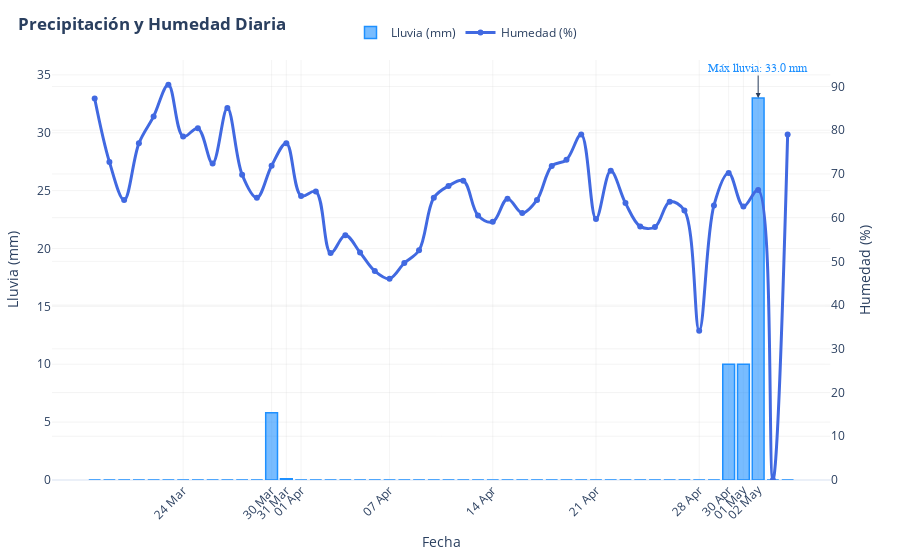

Here is the notebook cell this chart was saved with:
### Code cell
def make_rain_humidity_figure(df_rain: pd.Series, df_hum: pd.Series) -> go.Figure:
    # Aseguramos que ambos índices coincidan: unimos en un único DataFrame
    df = pd.concat([df_rain.rename('rain'), df_hum.rename('hum')], axis=1)

    # Creamos figura con eje secundario
    fig = make_subplots(specs=[[{"secondary_y": True}]])

    # Ticks de lluvia sólo donde hay precipitación
    rain_non_zero = df['rain'][df['rain'] > 0].index

    # 2) Primer día de cada mes en el rango
    months = pd.date_range(start=df.index.min().replace(day=1),
                        end=df.index.max(),
                        freq='MS')

    # 3) Un día por semana (p.ej. siempre lunes)
    weeks = pd.date_range(start=df.index.min(), end=df.index.max(), freq='W-MON')

    # Unimos y ordenamos
    tick_vals = sorted(set(rain_non_zero) | set(months) | set(weeks))

    # Y formateamos el texto (puedes ajustarlo a tu gusto)
    tick_text = [d.strftime('%d %b') for d in tick_vals]

    # 1) Trace de lluvia (barras)
    fig.add_trace(
        go.Bar(
            x=df.index,
            y=df['rain'],
            name="Lluvia (mm)",
            width=0.8 * 24*60*60*1000,
            marker=dict(
                color="rgba(30,144,255,0.6)",
                line=dict(color="rgba(30,144,255,1)", width=1.5)
            ),
            hovertemplate="%{x|%d %b %Y}<br><b>%{y:.1f} mm</b><extra></extra>"
        ),
        secondary_y=False
    )

    # 2) Trace de humedad (línea + markers)
    fig.add_trace(
        go.Scatter(
            x=df.index,
            y=df['hum'],
            name="Humedad (%)",
            mode="lines+markers",
            line=dict(color="#4169E1", width=3, shape="spline"),
            marker=dict(size=6),
            hovertemplate="%{x|%d %b %Y}<br><b>%{y:.0f} %</b><extra></extra>"
        ),
        secondary_y=True
    )

    # 3) Anotaciones de máximos y mínimos
    # Lluvia máximo
    rain_max_date = df['rain'].idxmax()
    rain_max_val  = df['rain'].max()
    fig.add_annotation(
        x=rain_max_date, y=rain_max_val,
        text=f"Máx lluvia: {rain_max_val:.1f} mm",
        showarrow=True, arrowhead=2, ax=0, ay=-30,
        font=dict(size=12, family="Arial", color="#1E90FF"),
        secondary_y=False
    )
    

    

    # 5) Layout y ejes
    fig.update_layout(
        title=dict(text="<b>Precipitación y Humedad Diaria</b>", x=0.02, xanchor="left"),
        template="plotly_white",
        margin=dict(l=30, r=20, t=60, b=40),
        hovermode="x unified",
        bargap=0.2,
        legend=dict(orientation="h", y=1.1, x=0.5, xanchor="center")
    )
    fig.update_xaxes(
        title_text="Fecha",
        showgrid=True,
        gridcolor="rgba(200,200,200,0.2)",
        tickangle=-45,
        tickmode="array",
        tickvals=tick_vals,
        ticktext=tick_text,
        ticklabelmode="period"
    )
    fig.update_yaxes(
        title_text="Lluvia (mm)",
        showgrid=True,
        gridcolor="rgba(200,200,200,0.2)",
        rangemode='tozero',  # Aseguramos que el eje empieza en 0
        secondary_y=False
    )
    fig.update_yaxes(
        title_text="Humedad (%)",
        showgrid=True,
        gridcolor="rgba(200,200,200,0.2)",
        rangemode='tozero',  # Aseguramos que el eje empieza en 0
        secondary_y=True
    )


    return fig

rain_hum_fig = make_rain_humidity_figure(df_rain_daily, df_hum_daily)
rain_hum_fig.show()

### Figure 1 — Plotly figure (JSON) as saved in the notebook; plotly's stock layout.template omitted (floating-point values rounded to 4 significant figures)
{"data": [{"hovertemplate": "%{x|%d %b %Y}<br><b>%{y:.1f} mm</b><extra></extra>", "marker": {"color": "rgba(30,144,255,0.6)", "line": {"color": "rgba(30,144,255,1)", "width": 1.5}}, "name": "Lluvia (mm)", "type": "bar", "width": 69120000.0, "x": ["2025-03-18T00:00:00", "2025-03-19T00:00:00", "2025-03-20T00:00:00", "2025-03-21T00:00:00", "2025-03-22T00:00:00", "2025-03-23T00:00:00", "2025-03-24T00:00:00", "2025-03-25T00:00:00", "2025-03-26T00:00:00", "2025-03-27T00:00:00", "2025-03-28T00:00:00", "2025-03-29T00:00:00", "2025-03-30T00:00:00", "2025-03-31T00:00:00", "2025-04-01T00:00:00", "2025-04-02T00:00:00", "2025-04-03T00:00:00", "2025-04-04T00:00:00", "2025-04-05T00:00:00", "2025-04-06T00:00:00", "2025-04-07T00:00:00", "2025-04-08T00:00:00", "2025-04-09T00:00:00", "2025-04-10T00:00:00", "2025-04-11T00:00:00", "2025-04-12T00:00:00", "2025-04-13T00:00:00", "2025-04-14T00:00:00", "2025-04-15T00:00:00", "2025-04-16T00:00:00", "2025-04-17T00:00:00", "2025-04-18T00:00:00", "2025-04-19T00:00:00", "2025-04-20T00:00:00", "2025-04-21T00:00:00", "2025-04-22T00:00:00", "2025-04-23T00:00:00", "2025-04-24T00:00:00", "2025-04-25T00:00:00", "2025-04-26T00:00:00", "2025-04-27T00:00:00", "2025-04-28T00:00:00", "2025-04-29T00:00:00", "2025-04-30T00:00:00", "2025-05-01T00:00:00", "2025-05-02T00:00:00", "2025-05-03T00:00:00", "2025-05-04T00:00:00"], "xaxis": "x", "y": [0, 0, 0, 0, 0, 0, 0, 0, 0, 0, 0, 0, 5.8, 0.1, 0, 0, 0, 0, 0, 0, 0, 0, 0, 0, 0, 0, 0, 0, 0, 0, 0, 0, 0, 0, 0, 0, 0, 0, 0, 0, 0, 0, 0, 10, 10, 33, 0, 0], "yaxis": "y"}, {"hovertemplate": "%{x|%d %b %Y}<br><b>%{y:.0f} %</b><extra></extra>", "line": {"color": "#4169E1", "shape": "spline", "width": 3}, "marker": {"size": 6}, "mode": "lines+markers", "name": "Humedad (%)", "type": "scatter", "x": ["2025-03-18T00:00:00", "2025-03-19T00:00:00", "2025-03-20T00:00:00", "2025-03-21T00:00:00", "2025-03-22T00:00:00", "2025-03-23T00:00:00", "2025-03-24T00:00:00", "2025-03-25T00:00:00", "2025-03-26T00:00:00", "2025-03-27T00:00:00", "2025-03-28T00:00:00", "2025-03-29T00:00:00", "2025-03-30T00:00:00", "2025-03-31T00:00:00", "2025-04-01T00:00:00", "2025-04-02T00:00:00", "2025-04-03T00:00:00", "2025-04-04T00:00:00", "2025-04-05T00:00:00", "2025-04-06T00:00:00", "2025-04-07T00:00:00", "2025-04-08T00:00:00", "2025-04-09T00:00:00", "2025-04-10T00:00:00", "2025-04-11T00:00:00", "2025-04-12T00:00:00", "2025-04-13T00:00:00", "2025-04-14T00:00:00", "2025-04-15T00:00:00", "2025-04-16T00:00:00", "2025-04-17T00:00:00", "2025-04-18T00:00:00", "2025-04-19T00:00:00", "2025-04-20T00:00:00", "2025-04-21T00:00:00", "2025-04-22T00:00:00", "2025-04-23T00:00:00", "2025-04-24T00:00:00", "2025-04-25T00:00:00", "2025-04-26T00:00:00", "2025-04-27T00:00:00", "2025-04-28T00:00:00", "2025-04-29T00:00:00", "2025-04-30T00:00:00", "2025-05-01T00:00:00", "2025-05-02T00:00:00", "2025-05-03T00:00:00", "2025-05-04T00:00:00"], "xaxis": "x", "y": [87.25, 72.75, 64.04, 77, 83.17, 90.4, 78.54, 80.43, 72.42, 85.08, 69.83, 64.54, 71.88, 77.04, 64.96, 66, 51.92, 55.96, 52.04, 47.79, 46.04, 49.62, 52.54, 64.54, 67.25, 68.46, 60.5, 59.04, 64.33, 61.04, 64.04, 71.79, 73.23, 79, 59.7, 70.71, 63.33, 58, 57.87, 63.64, 61.64, 34.11, 62.8, 70.22, 62.57, 66.32, 0, 79], "yaxis": "y2"}], "layout": {"annotations": [{"arrowhead": 2, "ax": 0, "ay": -30, "font": {"color": "#1E90FF", "family": "Arial", "size": 12}, "showarrow": true, "text": "Máx lluvia: 33.0 mm", "x": "2025-05-02T00:00:00", "y": 33}], "bargap": 0.2, "hovermode": "x unified", "legend": {"orientation": "h", "x": 0.5, "xanchor": "center", "y": 1.1}, "margin": {"b": 40, "l": 30, "r": 20, "t": 60}, "title": {"text": "<b>Precipitación y Humedad Diaria</b>", "x": 0.02, "xanchor": "left"}, "xaxis": {"anchor": "y", "domain": [0, 0.94], "gridcolor": "rgba(200,200,200,0.2)", "showgrid": true, "tickangle": -45, "ticklabelmode": "period", "tickmode": "array", "ticktext": ["01 Mar", "24 Mar", "30 Mar", "31 Mar", "01 Apr", "07 Apr", "14 Apr", "21 Apr", "28 Apr", "30 Apr", "01 May", "02 May"], "tickvals": ["2025-03-01T00:00:00", "2025-03-24T00:00:00", "2025-03-30T00:00:00", "2025-03-31T00:00:00", "2025-04-01T00:00:00", "2025-04-07T00:00:00", "2025-04-14T00:00:00", "2025-04-21T00:00:00", "2025-04-28T00:00:00", "2025-04-30T00:00:00", "2025-05-01T00:00:00", "2025-05-02T00:00:00"], "title": {"text": "Fecha"}}, "yaxis": {"anchor": "x", "domain": [0, 1], "gridcolor": "rgba(200,200,200,0.2)", "rangemode": "tozero", "showgrid": true, "title": {"text": "Lluvia (mm)"}}, "yaxis2": {"anchor": "x", "gridcolor": "rgba(200,200,200,0.2)", "overlaying": "y", "rangemode": "tozero", "showgrid": true, "side": "right", "title": {"text": "Humedad (%)"}}}}
